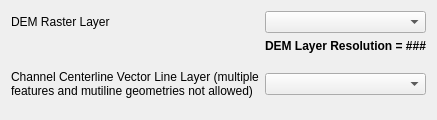
         <widget class="QWidget" name="tab_3">
          <attribute name="title">
           <string>Input Layers (Required)</string>
          </attribute>
          <layout class="QGridLayout" name="gridLayout_5">
           <item row="2" column="0" colspan="2">
            <widget class="QLabel" name="label">
             <property name="minimumSize">
              <size>
               <width>0</width>
               <height>50</height>
              </size>
             </property>
             <property name="text">
              <string>Channel Centerline Vector Line Layer (multiple features and mutiline geometries not allowed)</string>
             </property>
             <property name="wordWrap">
              <bool>true</bool>
             </property>
            </widget>
           </item>
           <item row="2" column="2">
            <widget class="QComboBox" name="cbCL"/>
           </item>
           <item row="0" column="2">
            <widget class="QComboBox" name="cbDEM"/>
           </item>
           <item row="0" column="0">
            <widget class="QLabel" name="label_3">
             <property name="text">
              <string>DEM Raster Layer</string>
             </property>
             <property name="wordWrap">
              <bool>true</bool>
             </property>
            </widget>
           </item>
           <item row="1" column="2">
            <widget class="QLabel" name="labelDEMres">
             <property name="font">
              <font>
               <weight>75</weight>
               <bold>true</bold>
              </font>
             </property>
             <property name="text">
              <string>DEM Layer Resolution = ###</string>
             </property>
            </widget>
           </item>
          </layout>
         </widget>
